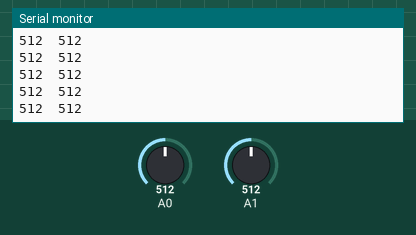
A sketch run on a simulated Arduino Uno, built with avr-gcc and run on an emulated ATmega328P. Shown: the last lines printed to the serial monitor. The test bench sets the inputs (shaded band); at power-on: A0 = 512, A1 = 512.

Above: at 1.2 s.
1.3 s: A0 set to 716
At 1.31 s:
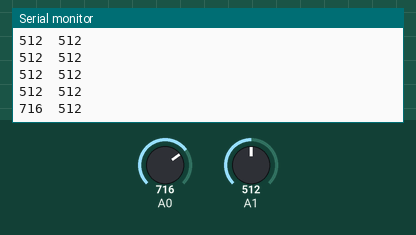
2.8 s: A1 set to 716
At 2.82 s:
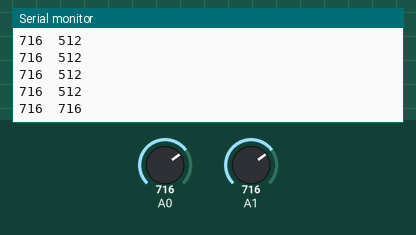
4.3 s: A0 set to 900
At 4.33 s:
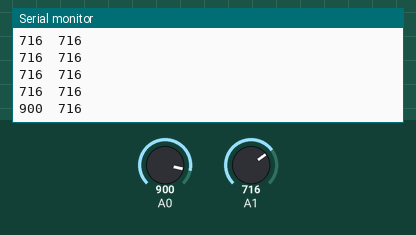
5.8 s: A1 set to 900
At 5.84 s:
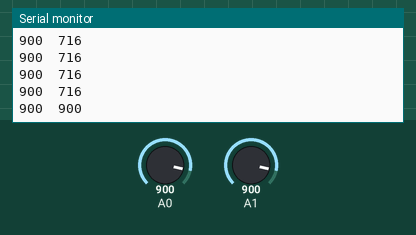
Timing chart, 0 to 8.3 s (numbered marks = the images above; inputs shaded):
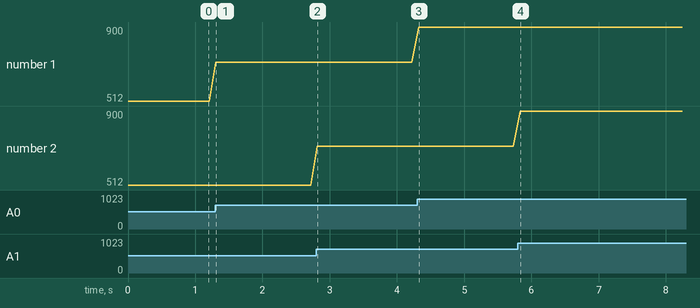

Measured:
- after the input at 1.3 s, the serial monitor: prints a new line at once (image 1)
- after the input at 2.8 s, the serial monitor: prints a new line at once (image 2)
- after the input at 4.3 s, the serial monitor: prints a new line at once (image 3)
- after the input at 5.8 s, the serial monitor: prints a new line at once (image 4)
- plotted number 1: 512 → 716 after the input at 1.3 s, 716 → 900 after the input at 4.3 s

The sketch:

joystick.ino
```cpp
void setup() {
  Serial.begin(9600);
}

void loop() {
  Serial.print(analogRead(A0));
  Serial.print("\t");
  Serial.print(analogRead(A1));
  Serial.print("\n");
  delay(100);
}
```
